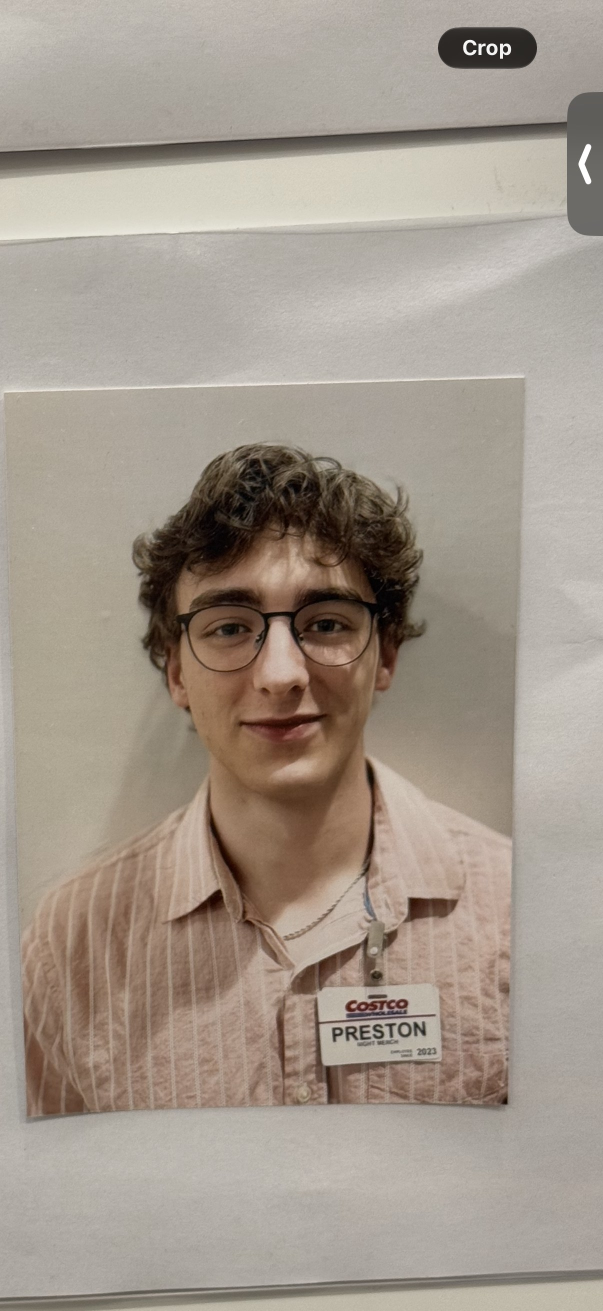
#> input picture design/preston-photo.jpg, 1206 x 2622 px, found by its file name (shown at 1/2 size)
$ python make-portrait.py design/preston-photo.jpg preston --crop 150,799,879
#> lines starting #> are read from the running program, lines starting #| are printed output that depends on the picture
"""
tools/make-portrait.py — turn a photo into 64x64 and 128x128 pixel-art face pictures.

Needs Python 3 and Pillow:   pip3 install pillow

Usage:
  python3 tools/make-portrait.py PHOTO NAME [--crop LEFT,TOP,SIZE] [--bg #3a4a5e]

  PHOTO   the photo file (jpg or png)
  NAME    short name for the files, e.g. borhan
  --crop  square around the head, in photo pixels: left edge, top edge, size.
          Open the photo in Preview → Tools → Show Inspector to read pixel positions.
          If left out, the script uses a square from the top middle of the photo.
  --bg    background color behind the person (default dark blue-gray)

It writes www/characters/portraits/NAME-64.png and NAME-128.png.
Then add to that character's file:   portrait: "characters/portraits/NAME-64.png",

Example (how Preston's was made):
  python3 tools/make-portrait.py design/preston-photo.jpg preston --crop 150,799,879

Works best with a plain, light background behind the person (like an ID photo).
"""
import argparse, colorsys, os
from collections import deque
from PIL import Image, ImageEnhance

ap = argparse.ArgumentParser()
ap.add_argument("photo"); ap.add_argument("name")
ap.add_argument("--crop", default=None)
ap.add_argument("--bg", default="#3a4a5e")
args = ap.parse_args()

src = Image.open(args.photo).convert("RGB")
#> src is the input picture: PIL image 1206x2622 RGB; mean R, G, B 162.9, 152.1, 140.7
if args.crop:
    l, t, s = [int(v) for v in args.crop.split(",")]
else:
    s = int(min(src.width, src.height) * 0.7); l = (src.width - s) // 2; t = int(src.height * 0.08)
box = (l, t, l + s, t + s)
BG = tuple(int(args.bg.lstrip("#")[i:i+2], 16) for i in (0, 2, 4))
OUT = (22, 23, 28)

# sample the background from the top corners of the crop
raw_small = src.crop(box).resize((32, 32), Image.BOX).load()
samples = [raw_small[1, 1], raw_small[30, 1], raw_small[1, 12], raw_small[30, 12]]
#> samples = [(174, 166, 155), (164, 158, 146), (172, 164, 147), (155, 149, 136)]
def hls(p): return colorsys.rgb_to_hls(*[v / 255 for v in p])
bh = sum(hls(p)[0] for p in samples) / 4
#> bh = 0.109

def make(N):
    c = src.crop(box)
    c = ImageEnhance.Contrast(c).enhance(1.25)
    c = ImageEnhance.Color(c).enhance(1.2)
    c = c.resize((N, N), Image.LANCZOS)
    raw = src.crop(box).resize((N, N), Image.BOX).load()

    def isbg(p):
        h, l_, s_ = hls(p)
        return 0.38 < l_ < 0.92 and s_ < 0.18 and abs(h - bh) < 0.04

    mask = [[False] * N for _ in range(N)]
    q = deque([(x, 0) for x in range(N)] + [(0, y) for y in range(N)] + [(N - 1, y) for y in range(N)])
    while q:
        x, y = q.popleft()
        if not (0 <= x < N and 0 <= y < N) or mask[y][x] or not isbg(raw[x, y]): continue
        mask[y][x] = True
        q.extend([(x + 1, y), (x - 1, y), (x, y + 1), (x, y - 1)])

    # keep only the biggest blob (the person)
    seen = [[False] * N for _ in range(N)]; comps = []
    for yy in range(N):
        for xx in range(N):
            if mask[yy][xx] or seen[yy][xx]: continue
            comp = []; dq = deque([(xx, yy)]); seen[yy][xx] = True
            while dq:
                a, b = dq.popleft(); comp.append((a, b))
                for dx, dy in ((1, 0), (-1, 0), (0, 1), (0, -1)):
                    na, nb = a + dx, b + dy
                    if 0 <= na < N and 0 <= nb < N and not seen[nb][na] and not mask[nb][na]:
                        seen[nb][na] = True; dq.append((na, nb))
            comps.append(comp)
    comps.sort(key=len)
    for comp in comps[:-1]:
        for a, b in comp: mask[b][a] = True

    q2 = c.quantize(colors=24 if N == 64 else 32, method=Image.MEDIANCUT, dither=Image.NONE).convert("RGB").load()
    res = Image.new("RGB", (N, N), BG); r = res.load()
    for y in range(N):
        for x in range(N):
            if not mask[y][x]: r[x, y] = q2[x, y]
    for y in range(N):
        for x in range(N):
            if mask[y][x] and any(0 <= x + dx < N and 0 <= y + dy < N and not mask[y + dy][x + dx]
                                  for dx, dy in ((1, 0), (-1, 0), (0, 1), (0, -1))):
                r[x, y] = OUT
    return res

here = os.path.dirname(os.path.abspath(__file__))
outdir = os.path.join(here, "..", "www", "characters", "portraits")
os.makedirs(outdir, exist_ok=True)
for N in (64, 128):
    out = os.path.join(outdir, f"{args.name}-{N}.png")
    make(N).save(out)
    print("Wrote", os.path.relpath(out))
#> this loop made 2 passes
#> pass 1, in make, `c = src.crop(box)`:
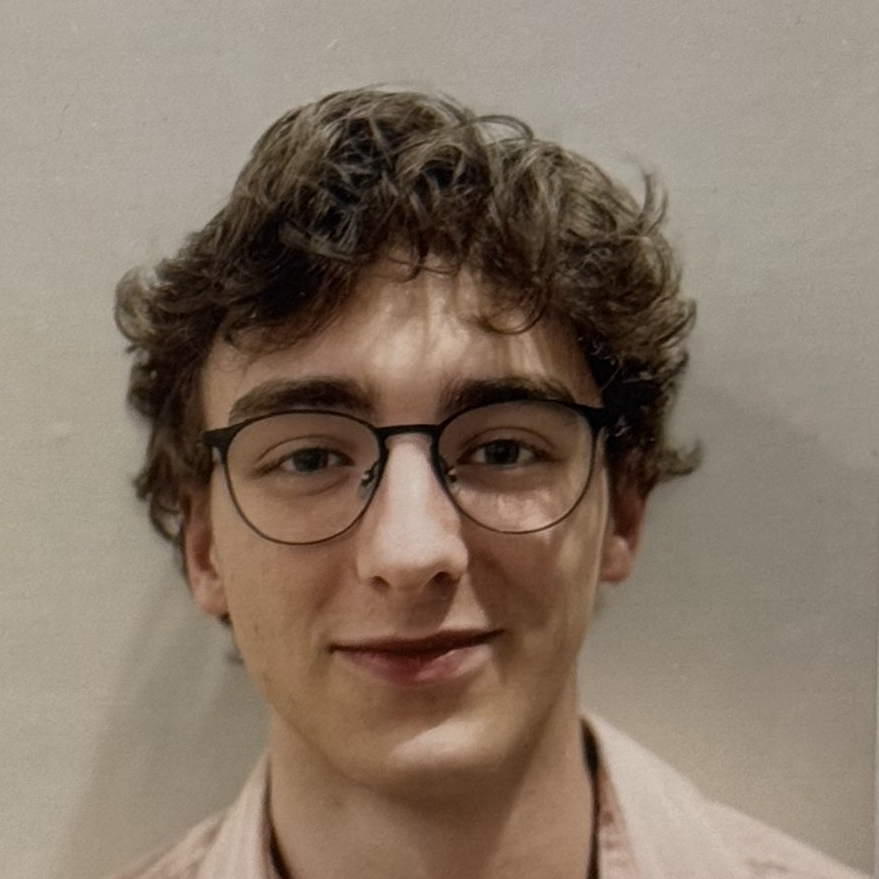
#> c: PIL image 879x879 RGB; mean R, G, B 135.1, 119.4, 103.8
#> pass 1, in make, `c = ImageEnhance.Contrast(c).enhance(1.25)`:
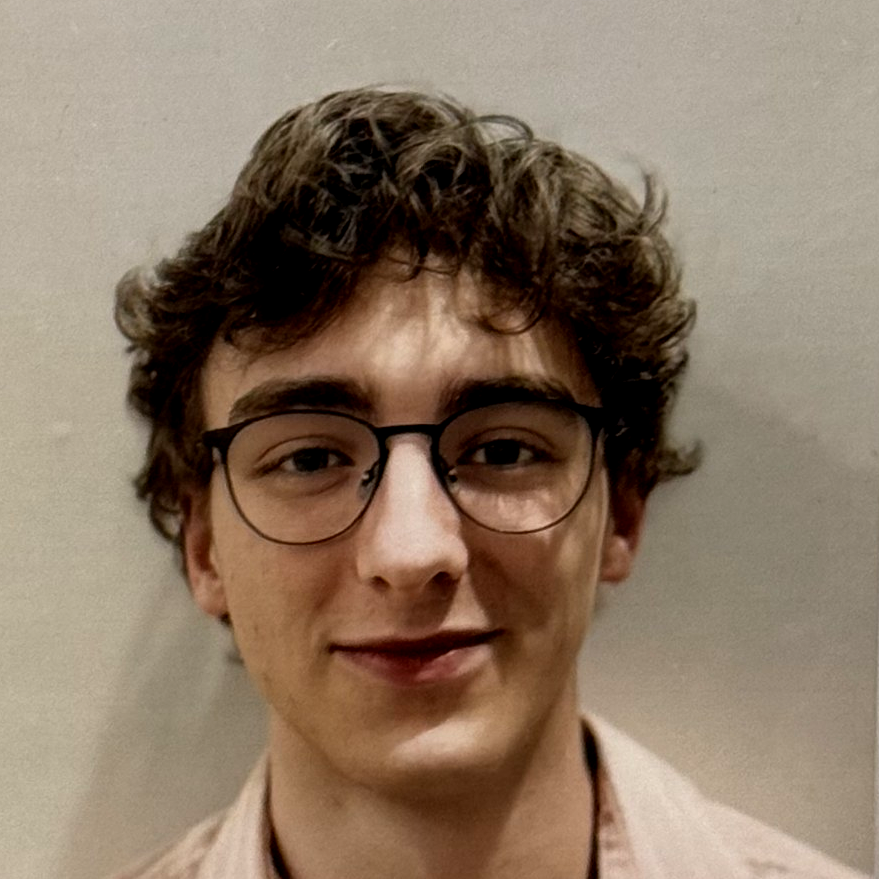
#> c: PIL image 879x879 RGB; mean R, G, B 138.3, 119.3, 100.5
#> pass 1, in make, `c = c.resize((N, N), Image.LANCZOS)`:
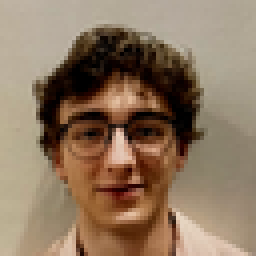
#> c: PIL image 64x64 RGB (shown 4 times larger); mean R, G, B 141.1, 118.2, 96
